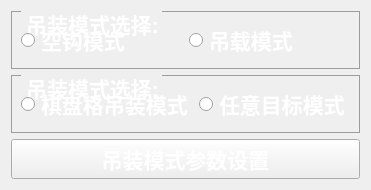
          <widget class="QWidget" name="tab_lift_mode">
           <attribute name="title">
            <string>吊装模式设置</string>
           </attribute>
           <layout class="QGridLayout" name="gridLayout">
            <item row="0" column="0">
             <layout class="QVBoxLayout" name="verticalLayout_mode">
              <item>
               <widget class="QGroupBox" name="groupBox_mode_select">
                <property name="font">
                 <font>
                  <family>Ubuntu</family>
                  <pointsize>16</pointsize>
                  <weight>75</weight>
                  <bold>true</bold>
                 </font>
                </property>
                <property name="styleSheet">
                 <string notr="true">QGroupBox {
            border-color: rgb(156, 156, 156);
            border-width: 1px;
            border-style: solid;
            margin-top: 0.5ex;
        }
        QGroupBox::title {
           color: rgb(255, 255, 255);
            subcontrol-origin: margin;
            subcontrol-position: top left;
            left: 10px;
            margin-left: 2px;
            padding: 0  0px;
        }
</string>
                </property>
                <property name="title">
                 <string>吊装模式选择:</string>
                </property>
                <layout class="QGridLayout" name="gridLayout_11">
                 <item row="1" column="0">
                  <layout class="QHBoxLayout" name="horizontalLayout_goodsmode">
                   <item>
                    <widget class="QRadioButton" name="hook_mode">
                     <property name="font">
                      <font>
                       <family>Ubuntu</family>
                       <pointsize>16</pointsize>
                       <weight>75</weight>
                       <bold>true</bold>
                      </font>
                     </property>
                     <property name="styleSheet">
                      <string notr="true">color: rgb(255, 255, 255);</string>
                     </property>
                     <property name="text">
                      <string>空钩模式</string>
                     </property>
                    </widget>
                   </item>
                   <item>
                    <widget class="QRadioButton" name="lift_mode">
                     <property name="font">
                      <font>
                       <family>Ubuntu</family>
                       <pointsize>16</pointsize>
                       <weight>75</weight>
                       <bold>true</bold>
                      </font>
                     </property>
                     <property name="styleSheet">
                      <string notr="true">color: rgb(255, 255, 255);</string>
                     </property>
                     <property name="text">
                      <string>吊载模式</string>
                     </property>
                    </widget>
                   </item>
                  </layout>
                 </item>
                </layout>
               </widget>
              </item>
              <item>
               <widget class="QGroupBox" name="groupBox_lift_mode">
                <property name="font">
                 <font>
                  <family>Ubuntu</family>
                  <pointsize>16</pointsize>
                  <weight>75</weight>
                  <bold>true</bold>
                 </font>
                </property>
                <property name="styleSheet">
                 <string notr="true">QGroupBox {
            border-color: rgb(156, 156, 156);
            border-width: 1px;
            border-style: solid;
            margin-top: 0.5ex;
        }
        QGroupBox::title {
color: rgb(255, 255, 255);
            subcontrol-origin: margin;
            subcontrol-position: top left;
            left: 10px;
            margin-left: 2px;
            padding: 0  0px;
        }
</string>
                </property>
                <property name="title">
                 <string>吊装模式选择:</string>
                </property>
                <layout class="QGridLayout" name="gridLayout_10">
                 <item row="0" column="0">
                  <layout class="QHBoxLayout" name="horizontalLayout_liftmode">
                   <item>
                    <widget class="QRadioButton" name="checkboard_mode">
                     <property name="font">
                      <font>
                       <family>Ubuntu</family>
                       <pointsize>16</pointsize>
                       <weight>75</weight>
                       <bold>true</bold>
                      </font>
                     </property>
                     <property name="styleSheet">
                      <string notr="true">color: rgb(255, 255, 255);</string>
                     </property>
                     <property name="text">
                      <string>棋盘格吊装模式</string>
                     </property>
                    </widget>
                   </item>
                   <item>
                    <widget class="QRadioButton" name="anything_mode">
                     <property name="font">
                      <font>
                       <family>Ubuntu</family>
                       <pointsize>16</pointsize>
                       <weight>75</weight>
                       <bold>true</bold>
                      </font>
                     </property>
                     <property name="styleSheet">
                      <string notr="true">color: rgb(255, 255, 255);</string>
                     </property>
                     <property name="text">
                      <string>任意目标模式</string>
                     </property>
                    </widget>
                   </item>
                  </layout>
                 </item>
                </layout>
               </widget>
              </item>
              <item>
               <widget class="QPushButton" name="attach_lift_param_setBtn">
                <property name="font">
                 <font>
                  <family>Ubuntu</family>
                  <pointsize>16</pointsize>
                  <weight>75</weight>
                  <bold>true</bold>
                 </font>
                </property>
                <property name="styleSheet">
                 <string notr="true">color: rgb(255, 255, 255);</string>
                </property>
                <property name="text">
                 <string>吊装模式参数设置</string>
                </property>
               </widget>
              </item>
             </layout>
            </item>
           </layout>
          </widget>
